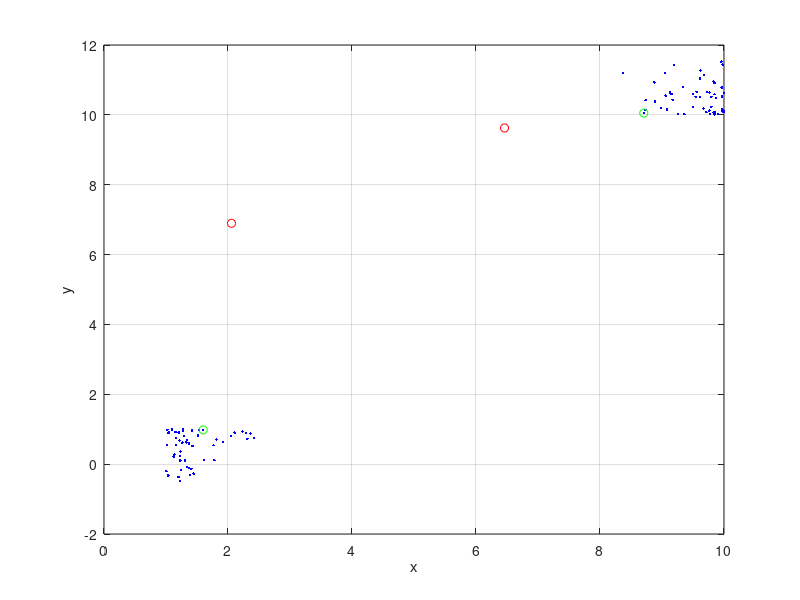
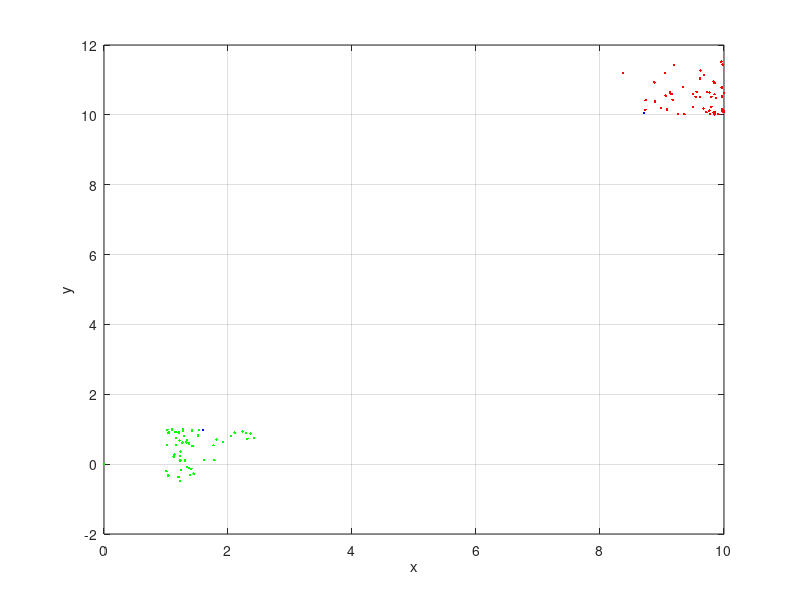

Write the MATLAB code that produced these figures, in order.
clc,close all,clear all

% Number of clusters this is given information
Ncl = 2; 

x1center  = 1;
y1center  = 1;
x2center  = 10;
y2center  = 10;




N = 100;
x = zeros(N,1);
y = zeros(N,1);
lc1 = zeros(N,1);
lc2 = zeros(N,1);



for i=1:N    
    if mod(i,2)==0 
        x(i) = x1center + 2*rand*sin(rand) ;
        y(i) = x1center - 2*rand*sin(rand);
    else
        x(i) = x2center - 2*rand*sin(rand) ;
        y(i) = x2center + 2*rand*sin(rand) ;      
    end
    
end


figure (1)
plot(x,y,'b.')
xlabel('x')
xlabel('y')
grid on


while(true)
xc1 = max(x)*rand;
yc1 = max(y)*rand;
xc2 = max(x)*rand;
yc2 = max(y)*rand;

for i=1:length(x)
    lc1(i) = sqrt( (xc1 - x(i)).^2 + ( yc1 - y(i)).^2  );
    lc2(i) = sqrt( (xc2 - x(i)).^2 + ( yc2 - y(i)).^2  );
end

 if lc1(1)*lc2(1)< 0.5*max(x).^2 break;
 end

end



hold on
plot(xc1,yc1,'ro')
hold on
plot(xc2,yc2,'ro')
xlabel('x')
ylabel('y')


% Calculation the lengths
% for 1 center
lc1 = zeros(N,1);
lc2 = zeros(N,1);

k = 0;
while (true)
k = k+1

for i=1:length(x)
    lc1(i) = sqrt( (xc1 - x(i)).^2 + ( yc1 - y(i)).^2  );
    lc2(i) = sqrt( (xc2 - x(i)).^2 + ( yc2 - y(i)).^2  );
end



[M1,I1] = min(lc1)
[M2,I2] = min(lc2)

xc1_new = x(I1);
xc2_new = x(I2);

yc1_new = y(I1);
yc2_new = y(I2);


if  ((xc1_new - xc1)< 0.01  && (xc2_new - xc2)< 0.01 && (yc1_new - yc1)< 0.1  && (yc2_new - yc2)< 0.1 )  break;
end

xc1 = xc1_new;
xc2 = xc2_new;

yc1 = yc1_new;
yc2 = yc2_new;

end

hold on
plot(xc1,yc1,'go')
hold on
plot(xc2,yc2,'go')
xlabel('x')
ylabel('y')


x1 = zeros(N,1);
y1 = zeros(N,1);
x2 = zeros(N,1);
y2 = zeros(N,1);


% Changing Color For clusters
for i = 1:N
    if (lc1(i)< 2)
        x1(i) = x(i); y1(i) = y(i);
    else
        x2(i) = x(i); y2(i) = y(i);
    end
end

figure(3)
plot(x1,y1,'r.')
grid on
hold on
plot(x2,y2,'g.')
xlabel('x')
ylabel('y')
grid on
hold on
plot(xc1,yc1,'b.')
hold on
plot(xc2,yc2,'b.')

% 2+2 = 10



% add some minor changing
% add minot update with more perfect code

clc,close all,clear all
disp('new features')






